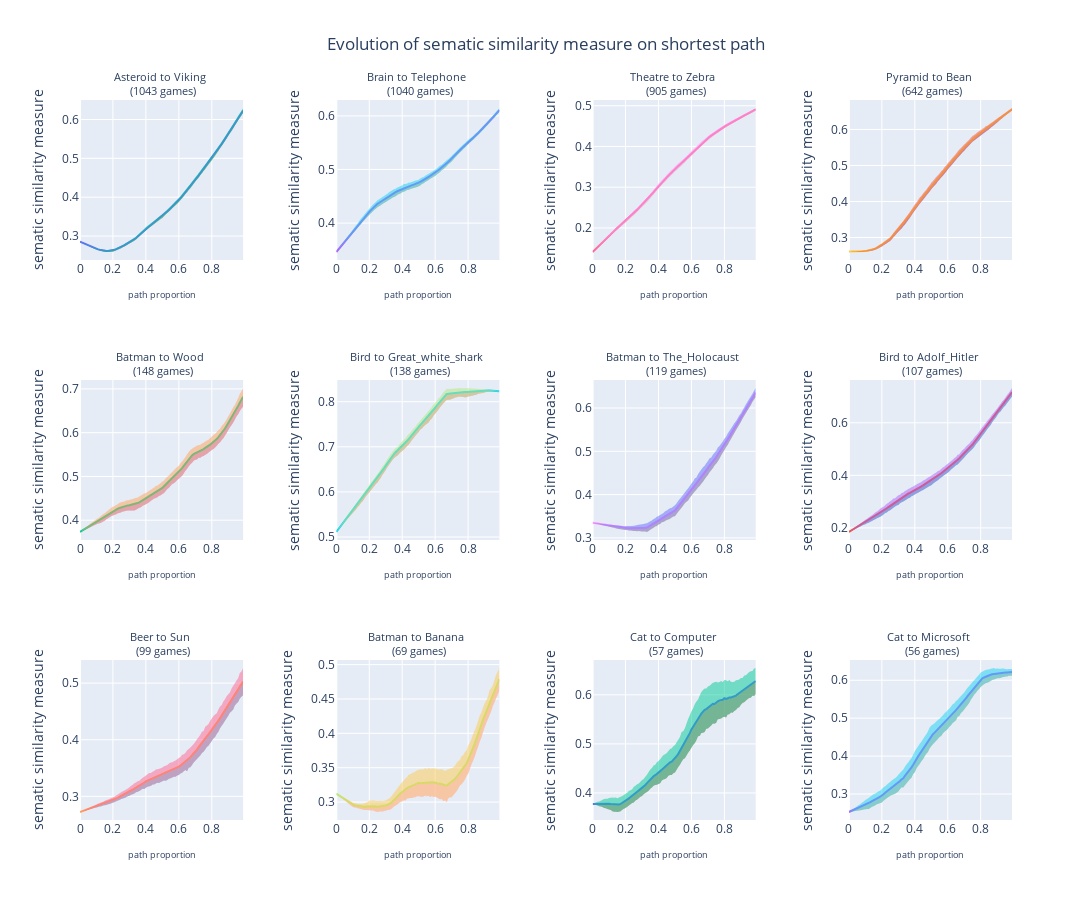

Notebook cell for this chart:
### Code cell
plot_ply(semantic_evolution,SEMANTIC)
